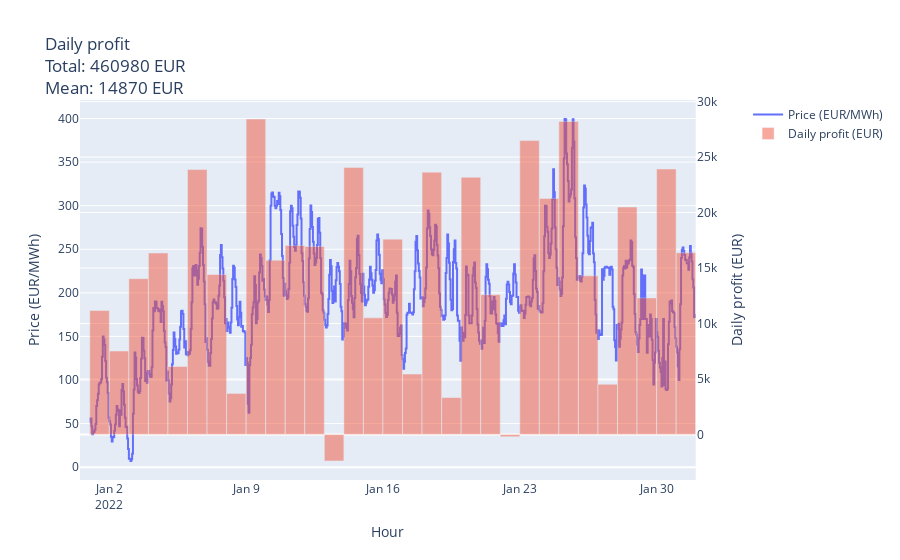

Source (notebook cell):
### Code cell
display_profit(df_optim)

### Figure 1 — Plotly figure (JSON) as saved in the notebook; plotly's stock layout.template omitted (floating-point values rounded to 4 significant figures; data arrays with more than 128 entries replaced by an {"elided": "..."} marker saying what was removed)
{"data": [{"line": {"shape": "hv"}, "name": "Price (EUR/MWh)", "showlegend": true, "type": "scatter", "x": {"elided": "744 str values"}, "xaxis": "x", "y": {"elided": "744 float values"}, "yaxis": "y"}, {"name": "Daily profit (EUR)", "offset": 2, "opacity": 0.5, "showlegend": true, "type": "bar", "x": ["2022-01-01T00:00:00+00:00", "2022-01-02T00:00:00+00:00", "2022-01-03T00:00:00+00:00", "2022-01-04T00:00:00+00:00", "2022-01-05T00:00:00+00:00", "2022-01-06T00:00:00+00:00", "2022-01-07T00:00:00+00:00", "2022-01-08T00:00:00+00:00", "2022-01-09T00:00:00+00:00", "2022-01-10T00:00:00+00:00", "2022-01-11T00:00:00+00:00", "2022-01-12T00:00:00+00:00", "2022-01-13T00:00:00+00:00", "2022-01-14T00:00:00+00:00", "2022-01-15T00:00:00+00:00", "2022-01-16T00:00:00+00:00", "2022-01-17T00:00:00+00:00", "2022-01-18T00:00:00+00:00", "2022-01-19T00:00:00+00:00", "2022-01-20T00:00:00+00:00", "2022-01-21T00:00:00+00:00", "2022-01-22T00:00:00+00:00", "2022-01-23T00:00:00+00:00", "2022-01-24T00:00:00+00:00", "2022-01-25T00:00:00+00:00", "2022-01-26T00:00:00+00:00", "2022-01-27T00:00:00+00:00", "2022-01-28T00:00:00+00:00", "2022-01-29T00:00:00+00:00", "2022-01-30T00:00:00+00:00", "2022-01-31T00:00:00+00:00"], "xaxis": "x", "y": [11170, 7522.0, 14040.0, 16360.0, 6131.0, 23873, 14410.0, 3698.0, 28430.0, 15710.0, 17030.0, 16940.0, -2392.0, 24055, 10510.0, 17604, 5443.0, 23640.0, 3325, 23180, 12600, -206, 26490.0, 21270.0, 28210.0, 14300.0, 4520.0, 20503, 12307, 23920.0, 16377], "yaxis": "y2"}], "layout": {"bargap": 0, "title": {"text": "Daily profit<br>Total: 460980 EUR<br>Mean: 14870 EUR"}, "xaxis": {"anchor": "y", "domain": [0, 0.94], "title": {"text": "Hour"}}, "yaxis": {"anchor": "x", "domain": [0, 1], "title": {"text": "Price (EUR/MWh)"}}, "yaxis2": {"anchor": "x", "overlaying": "y", "side": "right", "title": {"text": "Daily profit (EUR)"}}}}
